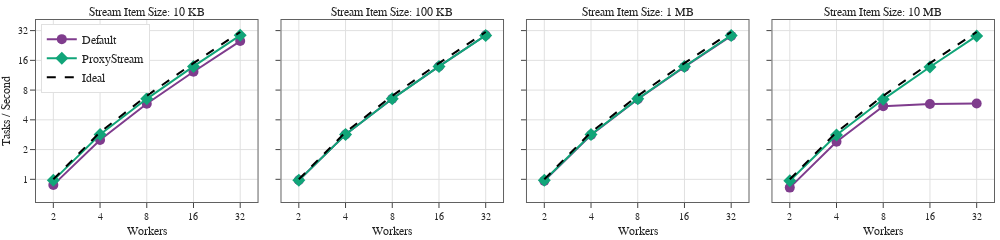

The notebook cell saved with this chart:
### Markdown cell above
## Polaris

### Code cell
data = load_data('../data/polaris/1-stream-scaling/')

layout = dict(width=1000, height=200, margin=dict(t=20))

fig = generate_figure(data, layout)
fig.show()

figure_dir = pathlib.Path('../figures/polaris/')
figure_dir.mkdir(exist_ok=True)
fig.write_image(figure_dir / '1-stream-scaling.pdf')

### Figure 1 — Plotly figure (JSON) as saved in the notebook; plotly's stock layout.template omitted (floating-point values rounded to 4 significant figures)
{"data": [{"line": {"color": "rgb(127, 60, 141)"}, "marker": {"size": 10, "symbol": "circle"}, "mode": "lines+markers", "name": "Default", "showlegend": true, "type": "scatter", "x": [2, 4, 8, 16, 32], "xaxis": "x", "y": [0.8782, 2.502, 5.816, 12.26, 25.07], "yaxis": "y"}, {"line": {"color": "rgb(17, 165, 121)"}, "marker": {"size": 10, "symbol": "diamond"}, "mode": "lines+markers", "name": "ProxyStream", "showlegend": true, "type": "scatter", "x": [2, 4, 8, 16, 32], "xaxis": "x", "y": [0.976, 2.84, 6.529, 13.88, 28.65], "yaxis": "y"}, {"line": {"color": "black", "dash": "dash"}, "mode": "lines", "name": "Ideal", "showlegend": true, "type": "scatter", "x": [2, 4, 8, 16, 32], "xaxis": "x", "y": [1, 3, 7, 15, 31], "yaxis": "y"}, {"line": {"color": "rgb(127, 60, 141)"}, "marker": {"size": 10, "symbol": "circle"}, "mode": "lines+markers", "name": "Default", "showlegend": false, "type": "scatter", "x": [2, 4, 8, 16, 32], "xaxis": "x2", "y": [0.9768, 2.841, 6.532, 13.89, 28.69], "yaxis": "y2"}, {"line": {"color": "rgb(17, 165, 121)"}, "marker": {"size": 10, "symbol": "diamond"}, "mode": "lines+markers", "name": "ProxyStream", "showlegend": false, "type": "scatter", "x": [2, 4, 8, 16, 32], "xaxis": "x2", "y": [0.9759, 2.84, 6.529, 13.89, 28.6], "yaxis": "y2"}, {"line": {"color": "black", "dash": "dash"}, "mode": "lines", "name": "Ideal", "showlegend": false, "type": "scatter", "x": [2, 4, 8, 16, 32], "xaxis": "x2", "y": [1, 3, 7, 15, 31], "yaxis": "y2"}, {"line": {"color": "rgb(127, 60, 141)"}, "marker": {"size": 10, "symbol": "circle"}, "mode": "lines+markers", "name": "Default", "showlegend": false, "type": "scatter", "x": [2, 4, 8, 16, 32], "xaxis": "x3", "y": [0.9647, 2.807, 6.455, 13.73, 28.29], "yaxis": "y3"}, {"line": {"color": "rgb(17, 165, 121)"}, "marker": {"size": 10, "symbol": "diamond"}, "mode": "lines+markers", "name": "ProxyStream", "showlegend": false, "type": "scatter", "x": [2, 4, 8, 16, 32], "xaxis": "x3", "y": [0.9776, 2.84, 6.525, 13.87, 28.59], "yaxis": "y3"}, {"line": {"color": "black", "dash": "dash"}, "mode": "lines", "name": "Ideal", "showlegend": false, "type": "scatter", "x": [2, 4, 8, 16, 32], "xaxis": "x3", "y": [1, 3, 7, 15, 31], "yaxis": "y3"}, {"line": {"color": "rgb(127, 60, 141)"}, "marker": {"size": 10, "symbol": "circle"}, "mode": "lines+markers", "name": "Default", "showlegend": false, "type": "scatter", "x": [2, 4, 8, 16, 32], "xaxis": "x4", "y": [0.8244, 2.4, 5.504, 5.79, 5.861], "yaxis": "y4"}, {"line": {"color": "rgb(17, 165, 121)"}, "marker": {"size": 10, "symbol": "diamond"}, "mode": "lines+markers", "name": "ProxyStream", "showlegend": false, "type": "scatter", "x": [2, 4, 8, 16, 32], "xaxis": "x4", "y": [0.9657, 2.808, 6.454, 13.71, 28.27], "yaxis": "y4"}, {"line": {"color": "black", "dash": "dash"}, "mode": "lines", "name": "Ideal", "showlegend": false, "type": "scatter", "x": [2, 4, 8, 16, 32], "xaxis": "x4", "y": [1, 3, 7, 15, 31], "yaxis": "y4"}], "layout": {"annotations": [{"font": {"size": 12}, "showarrow": false, "text": "Stream Item Size: 10 KB", "x": 0.1156, "xanchor": "center", "xref": "paper", "y": 1, "yanchor": "bottom", "yref": "paper"}, {"font": {"size": 12}, "showarrow": false, "text": "Stream Item Size: 100 KB", "x": 0.3719, "xanchor": "center", "xref": "paper", "y": 1, "yanchor": "bottom", "yref": "paper"}, {"font": {"size": 12}, "showarrow": false, "text": "Stream Item Size: 1 MB", "x": 0.6281, "xanchor": "center", "xref": "paper", "y": 1, "yanchor": "bottom", "yref": "paper"}, {"font": {"size": 12}, "showarrow": false, "text": "Stream Item Size: 10 MB", "x": 0.8844, "xanchor": "center", "xref": "paper", "y": 1, "yanchor": "bottom", "yref": "paper"}], "height": 200, "legend": {"x": 0.005, "xanchor": "left", "y": 0.98, "yanchor": "top"}, "margin": {"t": 20}, "width": 1000, "xaxis": {"anchor": "y", "autorange": true, "domain": [0, 0.2313], "range": [0.1893, 1.617], "tickvals": [2, 4, 8, 16, 32], "title": {"text": "Workers"}, "type": "log"}, "xaxis2": {"anchor": "y2", "autorange": true, "domain": [0.2563, 0.4875], "range": [0.1893, 1.617], "tickvals": [2, 4, 8, 16, 32], "title": {"text": "Workers"}, "type": "log"}, "xaxis3": {"anchor": "y3", "autorange": true, "domain": [0.5125, 0.7438], "range": [0.1893, 1.617], "tickvals": [2, 4, 8, 16, 32], "title": {"text": "Workers"}, "type": "log"}, "xaxis4": {"anchor": "y4", "autorange": true, "domain": [0.7688, 1], "range": [0.1893, 1.617], "tickvals": [2, 4, 8, 16, 32], "title": {"text": "Workers"}, "type": "log"}, "yaxis": {"anchor": "x", "autorange": true, "domain": [0, 1], "dtick": 0.301, "range": [-0.2623, 1.636], "title": {"text": "Tasks / Second"}, "type": "log"}, "yaxis2": {"anchor": "x2", "autorange": true, "domain": [0, 1], "dtick": 0.301, "matches": "y", "range": [-0.2623, 1.636], "showticklabels": false, "type": "log"}, "yaxis3": {"anchor": "x3", "autorange": true, "domain": [0, 1], "dtick": 0.301, "matches": "y", "range": [-0.2623, 1.636], "showticklabels": false, "type": "log"}, "yaxis4": {"anchor": "x4", "autorange": true, "domain": [0, 1], "dtick": 0.301, "matches": "y", "range": [-0.2623, 1.636], "showticklabels": false, "type": "log"}}}
